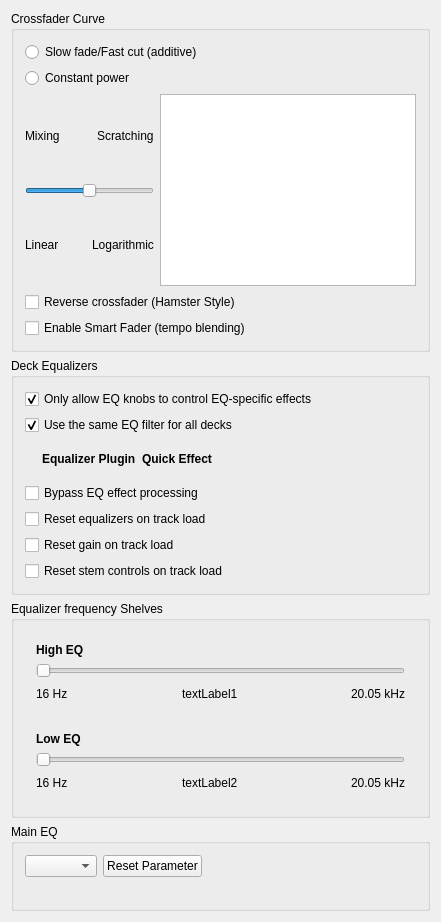
<?xml version="1.0" encoding="UTF-8"?>
<ui version="4.0">
 <class>DlgPrefMixerDlg</class>
 <widget class="QWidget" name="DlgPrefMixerDlg">
  <property name="geometry">
   <rect>
    <x>0</x>
    <y>0</y>
    <width>441</width>
    <height>908</height>
   </rect>
  </property>
  <property name="sizePolicy">
   <sizepolicy hsizetype="Expanding" vsizetype="Preferred">
    <horstretch>0</horstretch>
    <verstretch>0</verstretch>
   </sizepolicy>
  </property>
  <property name="windowTitle">
   <string>Crossfader Preferences</string>
  </property>
  <layout class="QVBoxLayout" name="verticalLayout_2">

   <item>
    <widget class="QGroupBox" name="groupBox_xfader">
     <property name="title">
      <string>Crossfader Curve</string>
     </property>
     <layout class="QVBoxLayout" name="verticalLayout">
      <item>
       <widget class="QRadioButton" name="radioButtonAdditive">
        <property name="sizePolicy">
         <sizepolicy hsizetype="Minimum" vsizetype="Fixed">
          <horstretch>0</horstretch>
          <verstretch>0</verstretch>
         </sizepolicy>
        </property>
        <property name="text">
         <string>Slow fade/Fast cut (additive)</string>
        </property>
        <attribute name="buttonGroup">
         <string notr="true">buttonGroupCrossfaderModes</string>
        </attribute>
       </widget>
      </item>
      <item>
       <widget class="QRadioButton" name="radioButtonConstantPower">
        <property name="text">
         <string>Constant power</string>
        </property>
        <attribute name="buttonGroup">
         <string notr="true">buttonGroupCrossfaderModes</string>
        </attribute>
       </widget>
      </item>
      <item>
       <layout class="QHBoxLayout">
        <item>
         <layout class="QVBoxLayout">
          <item>
           <layout class="QHBoxLayout">
            <item>
             <widget class="QLabel" name="label_xf_mixing">
              <property name="text">
               <string>Mixing</string>
              </property>
             </widget>
            </item>
            <item>
             <spacer>
              <property name="orientation">
               <enum>Qt::Horizontal</enum>
              </property>
              <property name="sizeHint" stdset="0">
               <size>
                <width>40</width>
                <height>20</height>
               </size>
              </property>
             </spacer>
            </item>
            <item>
             <widget class="QLabel" name="label_xf_scratching">
              <property name="text">
               <string>Scratching</string>
              </property>
             </widget>
            </item>
           </layout>
          </item>
          <item>
           <widget class="QSlider" name="SliderXFader">
            <property name="minimum">
             <number>0</number>
            </property>
            <property name="maximum">
             <number>100000</number>
            </property>
            <property name="singleStep">
             <number>1000</number>
            </property>
            <property name="pageStep">
             <number>1000</number>
            </property>
            <property name="value">
             <number>50000</number>
            </property>
            <property name="orientation">
             <enum>Qt::Horizontal</enum>
            </property>
           </widget>
          </item>
          <item>
           <layout class="QHBoxLayout">
            <item>
             <widget class="QLabel" name="label_linear">
              <property name="text">
               <string>Linear</string>
              </property>
              <property name="wordWrap">
               <bool>false</bool>
              </property>
             </widget>
            </item>
            <item>
             <spacer>
              <property name="orientation">
               <enum>Qt::Horizontal</enum>
              </property>
              <property name="sizeHint" stdset="0">
               <size>
                <width>40</width>
                <height>20</height>
               </size>
              </property>
             </spacer>
            </item>
            <item>
             <widget class="QLabel" name="label_logarithmic">
              <property name="text">
               <string>Logarithmic</string>
              </property>
              <property name="wordWrap">
               <bool>false</bool>
              </property>
             </widget>
            </item>
           </layout>
          </item>
         </layout>
        </item>
        <item>
         <widget class="QGraphicsView" name="graphicsViewXfader">
          <property name="sizePolicy">
           <sizepolicy hsizetype="Fixed" vsizetype="Fixed">
            <horstretch>0</horstretch>
            <verstretch>0</verstretch>
           </sizepolicy>
          </property>
          <property name="verticalScrollBarPolicy">
           <enum>Qt::ScrollBarAlwaysOff</enum>
          </property>
          <property name="horizontalScrollBarPolicy">
           <enum>Qt::ScrollBarAlwaysOff</enum>
          </property>
          <property name="fixedSize">
           <size>
            <width>123</width>
            <height>83</height>
           </size>
          </property>
         </widget>
        </item>
       </layout>
      </item>
      <item>
       <widget class="QCheckBox" name="checkBoxReverse">
        <property name="sizePolicy">
         <sizepolicy hsizetype="Minimum" vsizetype="Fixed">
          <horstretch>0</horstretch>
          <verstretch>0</verstretch>
         </sizepolicy>
        </property>
        <property name="text">
         <string>Reverse crossfader (Hamster Style)</string>
        </property>
       </widget>
      </item>
      <item>
       <widget class="QCheckBox" name="checkBoxSmartFader">
        <property name="sizePolicy">
         <sizepolicy hsizetype="Minimum" vsizetype="Fixed">
          <horstretch>0</horstretch>
          <verstretch>0</verstretch>
         </sizepolicy>
        </property>
        <property name="toolTip">
         <string>When enabled, the crossfader smoothly interpolates the BPM of both decks during the transition.</string>
        </property>
        <property name="text">
         <string>Enable Smart Fader (tempo blending)</string>
        </property>
       </widget>
      </item>
     </layout>
    </widget>
   </item>

   <item>
    <widget class="QGroupBox" name="DeckEqualizerOptions">
     <property name="title">
      <string>Deck Equalizers</string>
     </property>
     <layout class="QVBoxLayout" name="DeckEqualizerCheckboxes" stretch="0,0,0,0,0,0,0">
      <item>
       <widget class="QCheckBox" name="CheckBoxEqOnly">
        <property name="toolTip">
         <string>Uncheck to allow any effect to be loaded into the EQ knobs.</string>
        </property>
        <property name="text">
         <string>Only allow EQ knobs to control EQ-specific effects</string>
        </property>
        <property name="checked">
         <bool>true</bool>
        </property>
       </widget>
      </item>
      <item>
       <widget class="QCheckBox" name="CheckBoxSingleEqEffect">
        <property name="toolTip">
         <string>Uncheck to allow different decks to use different EQ effects.</string>
        </property>
        <property name="text">
         <string>Use the same EQ filter for all decks</string>
        </property>
        <property name="checked">
         <bool>true</bool>
        </property>
       </widget>
      </item>
      <item>
       <widget class="QWidget" name="GridWidgetDecks" native="true">
        <layout class="QGridLayout" name="gridLayout_3">
         <item row="0" column="0">
          <widget class="QWidget" name="widget" native="true"/>
         </item>
         <item row="0" column="1">
          <widget class="QLabel" name="label_eq_plugin">
           <property name="font">
            <font>
             <weight>75</weight>
             <bold>true</bold>
            </font>
           </property>
           <property name="text">
            <string>Equalizer Plugin</string>
           </property>
           <property name="leftMargin">
            <number>3</number>
           </property>
          </widget>
         </item>
         <item row="0" column="2">
          <widget class="QLabel" name="label_quickeffect">
           <property name="font">
            <font>
             <weight>75</weight>
             <bold>true</bold>
            </font>
           </property>
           <property name="text">
            <string>Quick Effect</string>
           </property>
           <property name="leftMargin" stdset="0">
            <number>3</number>
           </property>
          </widget>
         </item>
         <item row="0" column="3">
          <spacer name="horizontalSpacer">
           <property name="orientation">
            <enum>Qt::Horizontal</enum>
           </property>
           <property name="sizeHint" stdset="0">
            <size>
             <width>40</width>
             <height>5</height>
            </size>
           </property>
          </spacer>
         </item>
        </layout>
       </widget>
      </item>

      <item>
       <widget class="QCheckBox" name="CheckBoxBypass">
        <property name="toolTip">
         <string>When checked, EQs are not processed, improving performance on slower computers.</string>
        </property>
        <property name="text">
         <string>Bypass EQ effect processing</string>
        </property>
       </widget>
      </item>

      <item>
       <widget class="QCheckBox" name="CheckBoxEqAutoReset">
        <property name="toolTip">
         <string>Resets the equalizers to their default values when loading a track.</string>
        </property>
        <property name="text">
         <string>Reset equalizers on track load</string>
        </property>
       </widget>
      </item>

      <item>
       <widget class="QCheckBox" name="CheckBoxGainAutoReset">
        <property name="toolTip">
         <string>Resets the deck gain to unity when loading a track.</string>
        </property>
        <property name="text">
         <string>Reset gain on track load</string>
        </property>
       </widget>
      </item>

      <item>
       <widget class="QCheckBox" name="CheckBoxStemAutoReset">
        <property name="text">
         <string>Reset stem controls on track load</string>
        </property>
       </widget>
      </item>
     </layout>
    </widget>
   </item>

   <item>
    <widget class="QGroupBox" name="GroupEQSliders">
     <property name="title">
      <string>Equalizer frequency Shelves</string>
     </property>
     <layout class="QVBoxLayout" name="vBoxLayout_1">

      <item>
       <widget class="QWidget" name="GroupHiEQ" native="true">
        <layout class="QVBoxLayout" name="vBoxLayout_2">

         <item>
          <widget class="QLabel" name="label_highshelf">
           <property name="font">
            <font>
             <weight>75</weight>
             <bold>true</bold>
            </font>
           </property>
           <property name="text">
            <string>High EQ</string>
           </property>
           <property name="wordWrap">
            <bool>false</bool>
           </property>
          </widget>
         </item>

         <item>
          <widget class="QSlider" name="SliderHiEQ">
           <property name="minimum">
            <number>100</number>
           </property>
           <property name="maximum">
            <number>100000</number>
           </property>
           <property name="singleStep">
            <number>30</number>
           </property>
           <property name="pageStep">
            <number>300</number>
           </property>
           <property name="value">
            <number>100</number>
           </property>
           <property name="orientation">
            <enum>Qt::Horizontal</enum>
           </property>
          </widget>
         </item>

         <item>
          <layout class="QHBoxLayout" name="sliderHiEQ_labels">
           <item>
            <widget class="QLabel" name="label_16hz">
             <property name="text">
              <string>16 Hz</string>
             </property>
             <property name="wordWrap">
              <bool>false</bool>
             </property>
            </widget>
           </item>
           <item>
            <spacer>
             <property name="orientation">
              <enum>Qt::Horizontal</enum>
             </property>
             <property name="sizeHint" stdset="0">
              <size>
               <width>40</width>
               <height>20</height>
              </size>
             </property>
            </spacer>
           </item>
           <item>
            <widget class="QLabel" name="TextHiEQ">
             <property name="text">
              <string notr="true">textLabel1</string>
             </property>
             <property name="wordWrap">
              <bool>false</bool>
             </property>
             <property name="buddy">
              <cstring>SliderHiEQ</cstring>
             </property>
            </widget>
           </item>
           <item>
            <spacer>
             <property name="orientation">
              <enum>Qt::Horizontal</enum>
             </property>
             <property name="sizeHint" stdset="0">
              <size>
               <width>40</width>
               <height>20</height>
              </size>
             </property>
            </spacer>
           </item>
           <item>
            <widget class="QLabel" name="label_20khz">
             <property name="text">
              <string>20.05 kHz</string>
             </property>
             <property name="wordWrap">
              <bool>false</bool>
             </property>
            </widget>
           </item>
          </layout>
         </item>

        </layout>
       </widget>
      </item>

      <item>
       <widget class="QWidget" name="GroupLoEQ" native="true">
        <layout class="QVBoxLayout" name="vBoxLayout_3">

         <item>
          <widget class="QLabel" name="label_lowshelf">
           <property name="font">
            <font>
             <weight>75</weight>
             <bold>true</bold>
            </font>
           </property>
           <property name="text">
            <string>Low EQ</string>
           </property>
           <property name="wordWrap">
            <bool>false</bool>
           </property>
          </widget>
         </item>

         <item>
          <widget class="QSlider" name="SliderLoEQ">
           <property name="minimum">
            <number>100</number>
           </property>
           <property name="maximum">
            <number>100000</number>
           </property>
           <property name="singleStep">
            <number>30</number>
           </property>
           <property name="pageStep">
            <number>300</number>
           </property>
           <property name="value">
            <number>100</number>
           </property>
           <property name="orientation">
            <enum>Qt::Horizontal</enum>
           </property>
          </widget>
         </item>

         <item>
          <layout class="QHBoxLayout" name="sliderLoEQ_labels">
           <item>
            <widget class="QLabel" name="label_16hz_lo">
             <property name="text">
              <string>16 Hz</string>
             </property>
             <property name="wordWrap">
              <bool>false</bool>
             </property>
            </widget>
           </item>
           <item>
            <spacer>
             <property name="orientation">
              <enum>Qt::Horizontal</enum>
             </property>
             <property name="sizeHint" stdset="0">
              <size>
               <width>40</width>
               <height>20</height>
              </size>
             </property>
            </spacer>
           </item>
           <item>
            <widget class="QLabel" name="TextLoEQ">
             <property name="text">
              <string notr="true">textLabel2</string>
             </property>
             <property name="wordWrap">
              <bool>false</bool>
             </property>
             <property name="buddy">
              <cstring>SliderLoEQ</cstring>
             </property>
            </widget>
           </item>
           <item>
            <spacer>
             <property name="orientation">
              <enum>Qt::Horizontal</enum>
             </property>
             <property name="sizeHint" stdset="0">
              <size>
               <width>40</width>
               <height>20</height>
              </size>
             </property>
            </spacer>
           </item>
           <item>
            <widget class="QLabel" name="label_20khz_lo">
             <property name="text">
              <string>20.05 kHz</string>
             </property>
             <property name="wordWrap">
              <bool>false</bool>
             </property>
            </widget>
           </item>
          </layout>
         </item>

        </layout>
       </widget>
      </item>

     </layout>
    </widget>
   </item>

   <item>
    <widget class="QGroupBox" name="MainMainEQ">
     <property name="title">
      <string>Main EQ</string>
     </property>
     <layout class="QVBoxLayout" name="verticalLayout_3">

      <item>
       <layout class="QHBoxLayout" name="horizontalLayout_2">
        <item>
         <widget class="QComboBox" name="comboBoxMainEq"/>
        </item>
        <item>
         <widget class="QPushButton" name="pbResetMainEq">
          <property name="text">
           <string>Reset Parameter</string>
          </property>
         </widget>
        </item>
        <item>
         <spacer name="horizontalSpacer_2">
          <property name="orientation">
           <enum>Qt::Horizontal</enum>
          </property>
          <property name="sizeHint" stdset="0">
           <size>
            <width>40</width>
            <height>20</height>
           </size>
          </property>
         </spacer>
        </item>
       </layout>
      </item>
      <item>
       <layout class="QHBoxLayout" name="horizontalLayout">
        <item>
         <layout class="QGridLayout" name="slidersGridLayout"/>
        </item>
        <item>
         <spacer name="horizontalSpacer_3">
          <property name="orientation">
           <enum>Qt::Horizontal</enum>
          </property>
          <property name="sizeHint" stdset="0">
           <size>
            <width>40</width>
            <height>20</height>
           </size>
          </property>
         </spacer>
        </item>
       </layout>
      </item>
     </layout>
    </widget>
   </item>

   <item>
    <spacer>
     <property name="orientation">
      <enum>Qt::Vertical</enum>
     </property>
     <property name="sizeHint" stdset="0">
      <size>
       <width>20</width>
       <height>40</height>
      </size>
     </property>
    </spacer>
   </item>

  </layout>
 </widget>
 <layoutdefault spacing="6" margin="11"/>
 <tabstops>
  <tabstop>radioButtonAdditive</tabstop>
  <tabstop>radioButtonConstantPower</tabstop>
  <tabstop>SliderXFader</tabstop>
  <tabstop>checkBoxReverse</tabstop>
  <tabstop>CheckBoxEqOnly</tabstop>
  <tabstop>CheckBoxSingleEqEffect</tabstop>
  <tabstop>CheckBoxBypass</tabstop>
  <tabstop>CheckBoxEqAutoReset</tabstop>
  <tabstop>CheckBoxGainAutoReset</tabstop>
  <tabstop>SliderHiEQ</tabstop>
  <tabstop>SliderLoEQ</tabstop>
  <tabstop>comboBoxMainEq</tabstop>
  <tabstop>pbResetMainEq</tabstop>
 </tabstops>
 <resources/>
 <connections/>
 <buttongroups>
  <buttongroup name="buttonGroupCrossfaderModes"/>
 </buttongroups>
</ui>
